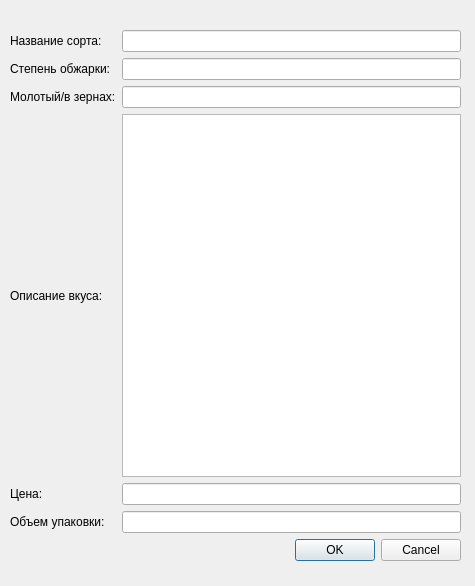
<?xml version="1.0" encoding="UTF-8"?>
<ui version="4.0">
 <class>Dialog</class>
 <widget class="QDialog" name="Dialog">
  <property name="geometry">
   <rect>
    <x>0</x>
    <y>0</y>
    <width>475</width>
    <height>586</height>
   </rect>
  </property>
  <property name="windowTitle">
   <string>Dialog</string>
  </property>
  <widget class="QWidget" name="">
   <property name="geometry">
    <rect>
     <x>10</x>
     <y>30</y>
     <width>451</width>
     <height>531</height>
    </rect>
   </property>
   <layout class="QGridLayout" name="gridLayout">
    <item row="0" column="0">
     <widget class="QLabel" name="label">
      <property name="text">
       <string>Название сорта:</string>
      </property>
     </widget>
    </item>
    <item row="0" column="1">
     <widget class="QLineEdit" name="name"/>
    </item>
    <item row="1" column="0">
     <widget class="QLabel" name="label_2">
      <property name="text">
       <string>Степень обжарки:</string>
      </property>
     </widget>
    </item>
    <item row="1" column="1">
     <widget class="QLineEdit" name="exp"/>
    </item>
    <item row="2" column="0">
     <widget class="QLabel" name="label_3">
      <property name="text">
       <string>Молотый/в зернах:</string>
      </property>
     </widget>
    </item>
    <item row="2" column="1">
     <widget class="QLineEdit" name="molot"/>
    </item>
    <item row="3" column="0">
     <widget class="QLabel" name="label_4">
      <property name="text">
       <string>Описание вкуса:</string>
      </property>
     </widget>
    </item>
    <item row="3" column="1">
     <widget class="QPlainTextEdit" name="description"/>
    </item>
    <item row="4" column="0">
     <widget class="QLabel" name="label_5">
      <property name="text">
       <string>Цена:</string>
      </property>
     </widget>
    </item>
    <item row="4" column="1">
     <widget class="QLineEdit" name="price"/>
    </item>
    <item row="5" column="0">
     <widget class="QLabel" name="label_6">
      <property name="text">
       <string>Объем упаковки:</string>
      </property>
     </widget>
    </item>
    <item row="5" column="1">
     <widget class="QLineEdit" name="volume"/>
    </item>
    <item row="6" column="0" colspan="2">
     <widget class="QDialogButtonBox" name="buttonBox">
      <property name="orientation">
       <enum>Qt::Horizontal</enum>
      </property>
      <property name="standardButtons">
       <set>QDialogButtonBox::Cancel|QDialogButtonBox::Ok</set>
      </property>
     </widget>
    </item>
   </layout>
  </widget>
 </widget>
 <resources/>
 <connections>
  <connection>
   <sender>buttonBox</sender>
   <signal>accepted()</signal>
   <receiver>Dialog</receiver>
   <slot>accept()</slot>
   <hints>
    <hint type="sourcelabel">
     <x>248</x>
     <y>254</y>
    </hint>
    <hint type="destinationlabel">
     <x>157</x>
     <y>274</y>
    </hint>
   </hints>
  </connection>
  <connection>
   <sender>buttonBox</sender>
   <signal>rejected()</signal>
   <receiver>Dialog</receiver>
   <slot>reject()</slot>
   <hints>
    <hint type="sourcelabel">
     <x>316</x>
     <y>260</y>
    </hint>
    <hint type="destinationlabel">
     <x>286</x>
     <y>274</y>
    </hint>
   </hints>
  </connection>
 </connections>
</ui>
